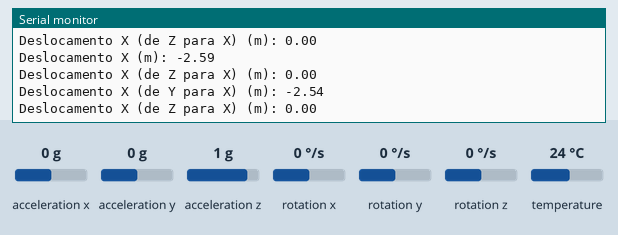
A sketch run on a simulated Arduino Uno, built with avr-gcc and run on an emulated ATmega328P. On the bench: the last lines printed to the serial monitor. Inputs (shaded band) come from the test bench; at power-on: acceleration x 0 g, acceleration y 0 g, acceleration z 1 g, rotation y 0 °/s, rotation z 0 °/s, rotation x 0 °/s, temperature 24 °C.

Above: at 1.3 s.
1.4 s: acceleration x set to -1.4 g
At 2.0 s:
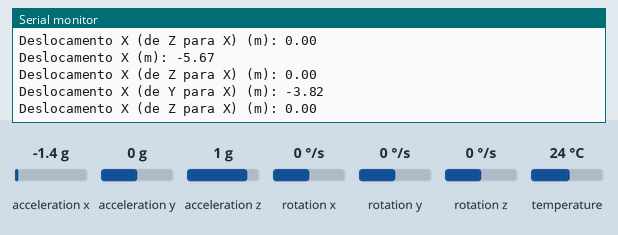
2.9 s: acceleration y set to -1.4 g
At 3.5 s:
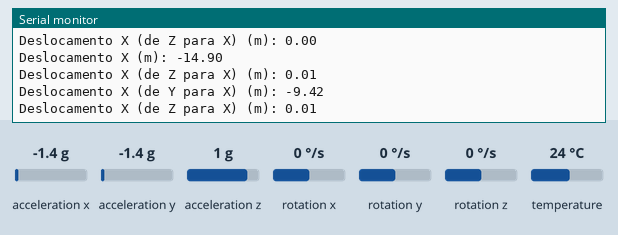
4.4 s: acceleration z set to -1.4 g
At 5.0 s:
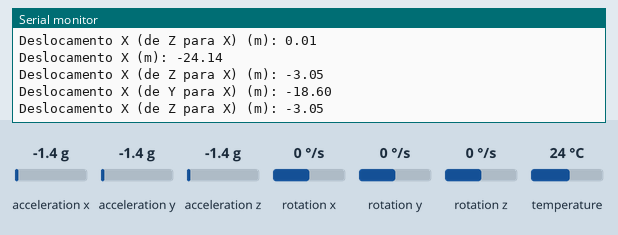
5.9 s: rotation y set to -192 °/s
At 6.5 s:
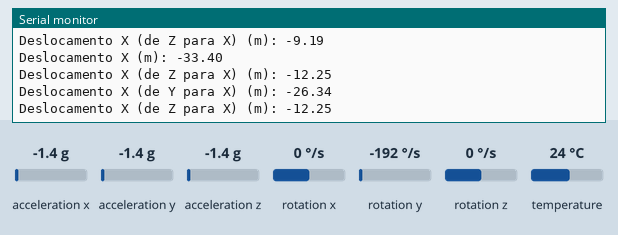
7.4 s: rotation z set to -192 °/s
At 8.1 s:
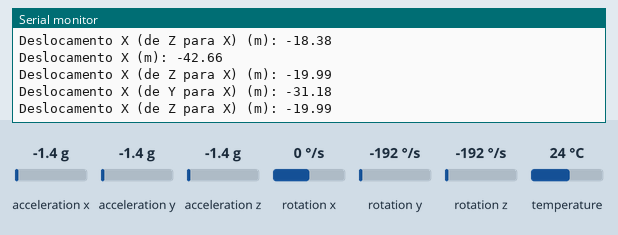
Timing chart, 0 to 9.9 s (numbered marks = the images above; inputs shaded):
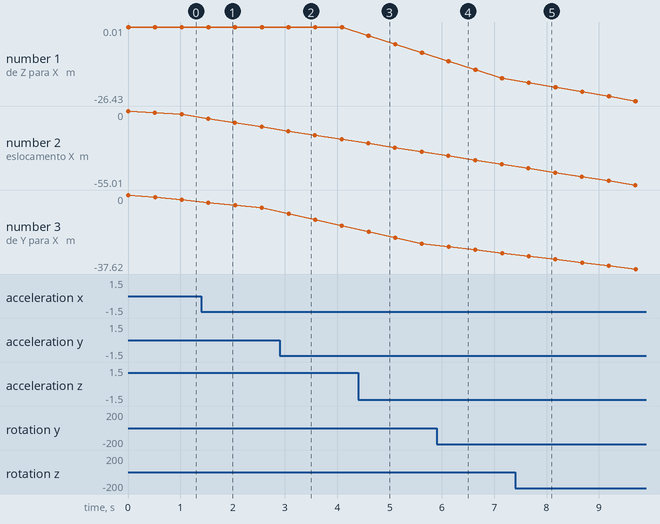

Measured:
- after the input at 1.4 s, the serial monitor: prints a new line after 0.13 s (image 1)
- after the input at 2.9 s, the serial monitor: prints a new line after 0.17 s (image 2)
- after the input at 4.4 s, the serial monitor: prints a new line after 0.19 s (image 3)
- after the input at 5.9 s, the serial monitor: prints a new line after 0.23 s (image 4)
- after the input at 7.4 s, the serial monitor: prints a new line after 0.26 s (image 5)
- plotted number 1: 0.01 → -9.19 after the input at 4.4 s, -18.38 → -26.43 after the input at 7.4 s
- plotted number 2: -2.59 → -11.82 after the input at 1.4 s, -21.06 → -30.32 after the input at 4.4 s
- plotted number 3: -6.36 → -15.54 after the input at 2.9 s, -15.54 → -24.73 after the input at 4.4 s, -24.73 → -29.57 after the input at 5.9 s

The sketch:

teste_conversao_cartesiana.ino
```cpp
#include <Wire.h>
#include <Adafruit_Sensor.h>
#include <Adafruit_MPU6050.h>
#include <math.h>

// Cria uma instância do sensor MPU6050
Adafruit_MPU6050 mpu;

// Variáveis para controlar o tempo e o deslocamento
unsigned long tempoAnterior = 0;
double posicaoX = 0.0;
double posicaoY = 0.0;
double posicaoZ = 0.0;
double correcaoG = 9.964; // Valor de correção para a aceleração da gravidade
double ang_anteriorY = 0.0;
double ang_anteriorZ = 0.0;

void setup() {
  Serial.begin(115200);
  while (!Serial) {
    delay(10);
  }

  Wire.begin();

  // Inicializa o sensor MPU6050
  if (!mpu.begin()) {
    Serial.println("Failed to find MPU6050 chip");
    while (1) {
      delay(10);
    }
  }

  // Configuração do sensor MPU6050
  mpu.setFilterBandwidth(MPU6050_BAND_21_HZ);
  mpu.setGyroRange(MPU6050_RANGE_250_DEG);
  mpu.setAccelerometerRange(MPU6050_RANGE_2_G);
}

void loop() {
  sensors_event_t a, g, temp;
  mpu.getEvent(&a, &g, &temp);

  double aceleracaoX = a.acceleration.x;
  double aceleracaoY = a.acceleration.y;
  double aceleracaoZ = a.acceleration.z;

  double rotacaoY = g.gyro.y;
  double rotacaoZ = g.gyro.z;

  //---------Conversão a partir da aceleração estática-------------------------

  // Obtém o tempo atual em milissegundos
  unsigned long tempoAtual = millis();

  // Calcula o tempo decorrido em segundos desde a última medição
  double tempoDecorrido = (tempoAtual - tempoAnterior) / 1000.0;

  // Conversão da aceleração no eixo X (aceleração estática)
  double aceleracaoXAjustada = aceleracaoX - correcaoG;
  double deslocamentoX = 0.5 * (aceleracaoXAjustada) * tempoDecorrido * tempoDecorrido;
  posicaoX += deslocamentoX;

  //---------Conversão partindo de aceleração dinâmica------------------------------

  // Converte rotações para ângulos em radianos
  double anguloY = rotacaoY * tempoDecorrido;
  double anguloZ = rotacaoZ * tempoDecorrido;

  double cosTheta = cos(anguloZ);
  double cosPhi = cos(anguloY);

  // Conversão da aceleração no eixo Y considerando componente da gravidade
  double aceleracaoYAjustada = aceleracaoY - (9.8 * cosPhi);
  double deslocamentoY = 0.5 * (aceleracaoYAjustada) * tempoDecorrido * tempoDecorrido;

  // Conversão da aceleração no eixo Z considerando componente da gravidade
  double aceleracaoZAjustada = aceleracaoZ - (9.8 * cosTheta);
  double deslocamentoZ = 0.5 * (aceleracaoZAjustada) * tempoDecorrido * tempoDecorrido;

  // Atualiza as variáveis de ângulo anterior, tempo anterior e posições
  ang_anteriorY += anguloY;
  ang_anteriorZ += anguloZ;
  tempoAnterior = tempoAtual;
  posicaoY += deslocamentoY;
  posicaoZ += deslocamentoZ;

  // Imprime os valores de deslocamento X, Y e Z
  Serial.print("Deslocamento X (m): ");
  Serial.println(posicaoX);

  Serial.print("Deslocamento X (de Z para X) (m): ");
  Serial.println(posicaoZ);

  Serial.print("Deslocamento X (de Y para X) (m): ");
  Serial.println(posicaoY);

  Serial.print("Deslocamento X (de Z para X) (m): ");
  Serial.println(posicaoZ);

  delay(500); // Aguarda 500 milissegundos antes da próxima iteração
}
```
